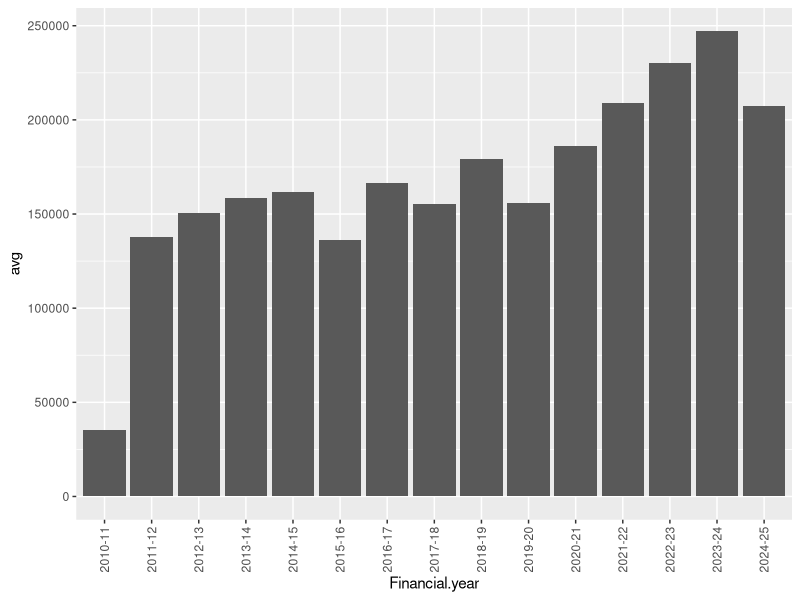
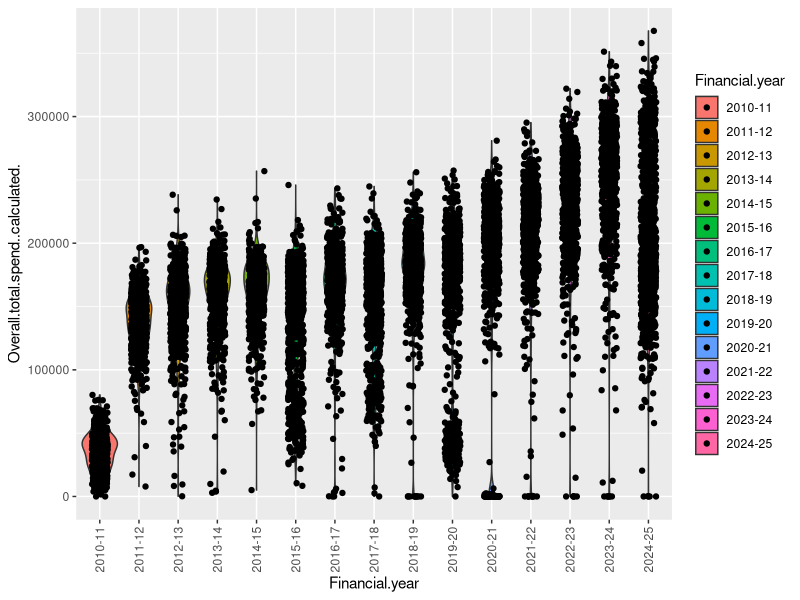
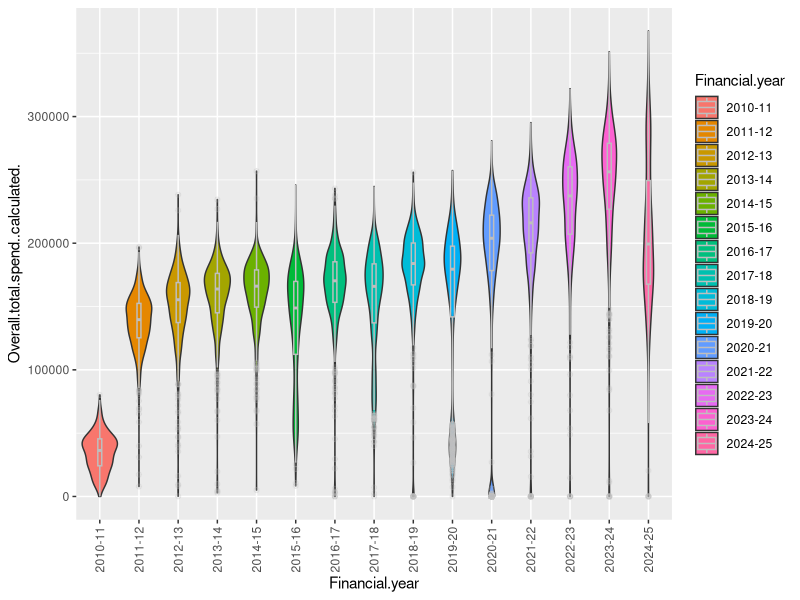
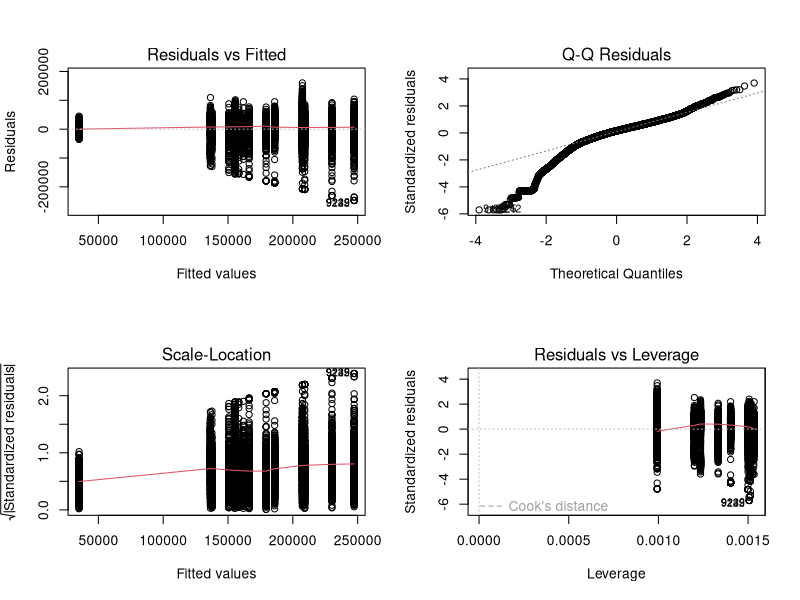
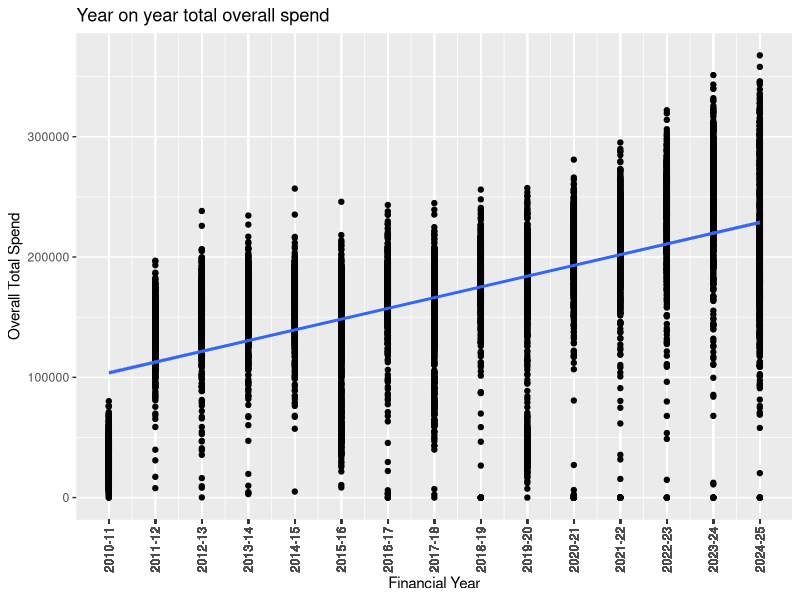
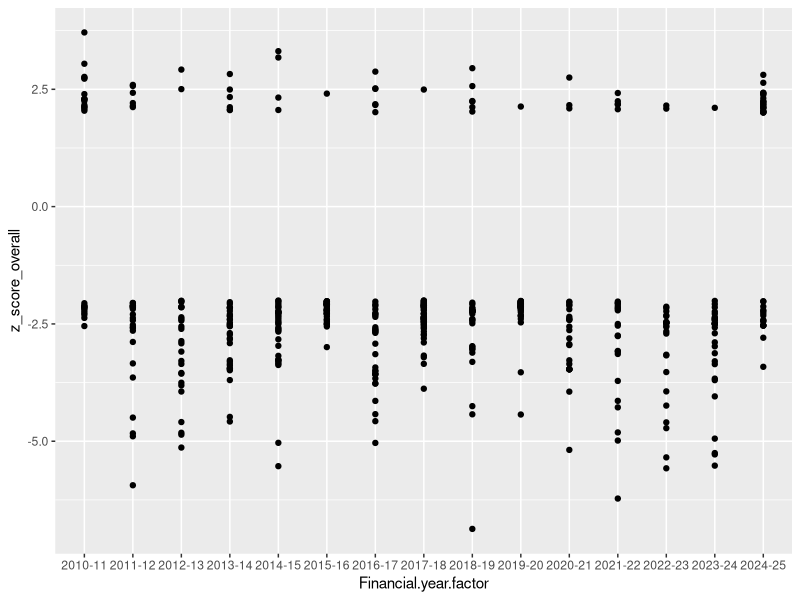
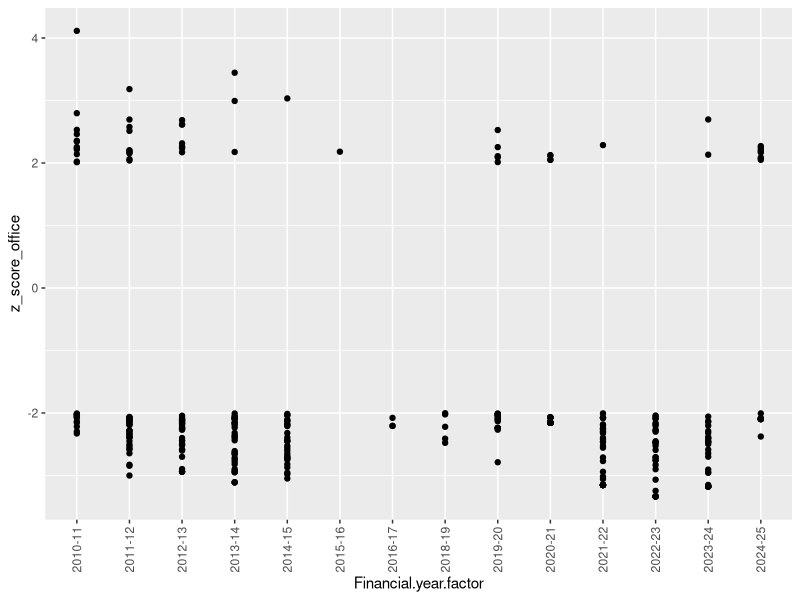
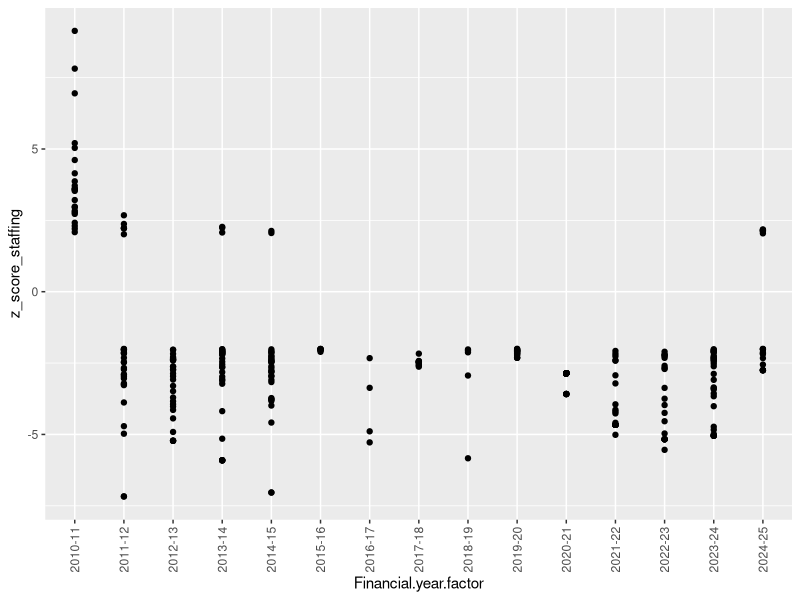

These figures' R source, in order:
##############################
## MP Expenses Analysis ##
## 1. Data Exploratory Analysis ##
## Author: Martin Holding ##
## V0.1
##############################
library(dplyr)
library(readr)
library(ggplot2)
library(corrplot)
library(reshape2)

options(scipen = 999)

#FYI Election years: 2010, 2015, 2017, 2019, 2024

### Run some exploratory and descriptive analysis, average spends across categories, correlations etc.

master_data <- read.csv("Data/totalSpend_AllYears2.csv", header = TRUE)

#How many MPs are represented?

length(unique(master_data$MP.name))

#How many constituencies?

length(unique(master_data$Constituency))

#How many mps occur more than once?

length(unique(master_data$MP.name[duplicated(master_data$MP.name)]))

#Store this list for later
mp_multiple_entries <- unique(master_data$MP.name[duplicated(master_data$MP.name)])

#for controlling how much spend MPs are doing, note if their office in London Area or not (office and staffing), they own, rent or use hotels for accomondation in London
constiuencies_in_london <- master_data$Constituency[grep("^Standard London Area budget.*$", master_data$Office_reason.for.budget.set)]
constiuencies_not_in_london <-  master_data$Constituency[grep("^Standard non-London Area budget.*$", master_data$Office_reason.for.budget.set)]

master_data$london_office <- ifelse(master_data$Constituency %in% constiuencies_in_london, 1, 0)

#Note this will only work where I have access to accomodation reason for budget
master_data$accomodation_own_rent_hotel <- 0 #Other/unknown accomoodation status

master_data$accomodation_own_rent_hotel[grep(".*owns.*$", master_data$Accommodation_reason.for.budget.set)] <- 1 #owns their own home in London

master_data$accomodation_own_rent_hotel[grep(".*renting.*$", master_data$Accommodation_reason.for.budget.set)] <- 2 #rents home

master_data$accomodation_own_rent_hotel[grep(".*Hotels.*$", master_data$Accommodation_reason.for.budget.set)] <- 3 #Uses hotels


#First look at overall spends across the years. Use calculated as reported isn't available for all years. Calculated is the sum of 
#all available spend categories

mean_overall <- master_data %>%
  group_by(Financial.year) %>%
  summarise(avg = mean(Overall.total.spend..calculated.))

mean_overall_bar <- ggplot(mean_overall, aes(x = Financial.year, y = avg)) +
  geom_col() +
  theme(axis.text.x = element_text(angle = 90, vjust = 0.5, hjust = 1))

show(mean_overall_bar)

#Distributions of overall spends across MPs

office_scatter <- ggplot(master_data, aes(Financial.year, Overall.total.spend..calculated., fill = Financial.year)) +
  geom_violin() +
  geom_point(position = position_jitter(seed = 1, width = 0.2)) +
  theme(axis.text.x = element_text(angle = 90, vjust = 0.5, hjust = 1))

show(office_scatter)

office_scatter2 <- ggplot(master_data, aes(Financial.year, Overall.total.spend..calculated., fill = Financial.year)) +
  geom_violin() +
  geom_boxplot (width=0.1, color="grey", alpha=0.2) +
  theme(axis.text.x = element_text(angle = 90, vjust = 0.5, hjust = 1))

show(office_scatter2)


#Based on this data, what is the predicted spend each year? Does anybody significantly exceed this?

#Simple model of just overall spend by year

master_data$Financial.year.factor <- factor(master_data$Financial.year)

spend_by_year_model <-  lm(Overall.total.spend..calculated. ~ Financial.year,  data = master_data)

#Check assumptions

# set up a 2x2 plot area
par(mfrow = c(2,2))

# generate diagnostic plots
plot(spend_by_year_model)


#Summarise results and plot the regression model
summary(spend_by_year_model)


# Convert category to numeric index
master_data$fy_index <- as.numeric(master_data$Financial.year.factor)

lm_year_by_overall_spend <- ggplot(master_data, aes(x = fy_index, y = Overall.total.spend..calculated.)) +
  geom_point() + 
  geom_smooth(method = "lm", se = TRUE) +
  scale_x_continuous(
    breaks = master_data$fy_index ,
    labels = master_data$Financial.year.factor
  ) +
  labs(title = "Year on year total overall spend", x = "Financial Year", y = "Overall Total Spend") +
  theme(axis.text.x = element_text(angle = 90, vjust = 0.5, hjust = 1))

show(lm_year_by_overall_spend)

#Get a list of MPs who have significantly overspent or underspent - based on absolute Z >= 2
#Controlling for office location and accommodation spend status

master_data <- master_data %>%
  group_by(Financial.year, london_office, accomodation_own_rent_hotel) %>%
  mutate(z_score_overall = (Overall.total.spend..calculated. - mean(Overall.total.spend..calculated.)) / sd(Overall.total.spend..calculated.)) %>%
  ungroup()

over_under_spends <- master_data %>%
  filter(abs(z_score_overall) >= 2)

ggplot(over_under_spends, aes(x = Financial.year.factor, y = z_score_overall)) +
  geom_point()

#find those who over or under spend in multiple years 

unique_mps <- unique(over_under_spends$MP.name)

mps_over_under_spending_multiple <- over_under_spends %>%  
  # Keep only relevant categories
  group_by(MP.name) %>%
  summarise(
    num_appearances = n(),                   # Total occurrences
    overspend_count = sum(z_score_overall > 0),     # Count where score > 0
    underspend_count   = sum(z_score_overall < 0),      # Count where score < 0
    .groups = "drop"
  )

# Repeat this analysis for the office, staffing and accomodation spends

#Office - control for office location london vs non london


master_data <- master_data %>%
  group_by(Financial.year, london_office) %>%
  mutate(z_score_office = (Office_spend - mean(Office_spend)) / sd(Office_spend)) %>%
  ungroup()

over_under_spends_office <- master_data %>%
  filter(abs(z_score_office) >= 2)

ggplot(over_under_spends_office, aes(x = Financial.year.factor, y = z_score_office)) +
  geom_point() + 
  theme(axis.text.x = element_text(angle = 90, vjust = 0.5, hjust = 1))

#Staffing - control for office location london vs non london
master_data <- master_data %>%
  group_by(Financial.year, london_office) %>%
  mutate(z_score_staffing = (Staffing_spend - mean(Staffing_spend)) / sd(Staffing_spend)) %>%
  ungroup()

over_under_spends_staffing <- master_data %>%
  filter(abs(z_score_staffing) >= 2)

ggplot(over_under_spends_staffing, aes(x = Financial.year.factor, y = z_score_staffing)) +
  geom_point() +
  theme(axis.text.x = element_text(angle = 90, vjust = 0.5, hjust = 1))

#Accommodation
master_data <- master_data %>%
  group_by(Financial.year, accomodation_own_rent_hotel) %>%
  mutate(z_score_accomodation = (Accommodation_spend - mean(Accommodation_spend)) / sd(Accommodation_spend)) %>%
  ungroup()

over_under_spends_accomodation <- master_data %>%
  filter(abs(z_score_accomodation) >= 2)

ggplot(over_under_spends_accomodation, aes(x = Financial.year.factor, y = z_score_accomodation)) +
  geom_point() +
  theme(axis.text.x = element_text(angle = 90, vjust = 0.5, hjust = 1))



#Can spend predict office location? Use a logistic regression to predict office location (london vs non london)
#For this analysis I'm interested in whether the spend amounts can be used to predict office location, and if so, where any 
#spends misclassified. This might be indication of over/under spending and warrant further investigation

log_reg_data <- master_data %>% 
  select(MP.name, Office_spend, Staffing_spend, Accommodation_spend, Overall.total.spend..calculated., london_office)


#check correlations of predictor variables

# Remove the target column
predictors_data <- log_reg_data[, !(names(log_reg_data) %in% c("london_office", "MP.name"))]

#Some NAs are causing problems with the correlation function - remove these for now. Only affects a small number of rows
predictors_data <- na.omit(predictors_data)

# Calculate the correlation matrix
correlation_matrix <- cor(predictors_data)

# Plot the correlation heatmap


melted_corr_matrix <- melt(correlation_matrix)

# Plot the heatmap with ggplot2
ggplot(data = melted_corr_matrix, aes(x = Var1, y = Var2, fill = value)) +
  geom_tile(color = "white") +
  scale_fill_gradient2(low = "blue", high = "red", mid = "white", 
                       midpoint = 0, limit = c(-1, 1), space = "Lab", 
                       name="Correlation") +
  theme_minimal() + # Minimal theme for a clean look
  theme(axis.text.x = element_text(angle = 45, vjust = 1, hjust = 1)) +
  labs(x = "", y = "") + # Remove axis labels
  geom_text(aes(Var1, Var2, label = round(value, 2)), color = "black", size = 4) +
  theme(axis.text=element_text(size=15))

#Overall total spend and staffing spend are highly correlated, and overall and office spend moderately so. Omit overall spend from regression.
#other variables look ok.

set.seed(1)

#Use 70% of dataset as training set and remaining 30% as testing set


sample <- sample(c(TRUE, FALSE), nrow(log_reg_data), replace=TRUE, prob=c(0.7,0.3))
train <- log_reg_data[sample, ]
test <- log_reg_data[!sample, ]  

#fit model
log_reg_model <- glm(london_office~Office_spend+Staffing_spend+Accommodation_spend, family="binomial", data=train) #omit overall spend as it will be correlated to the other 3


#view model summary
summary(log_reg_model)

#Assess fit using Mcfaddens R2 - values closer to 1 indicate better predictive performance

pscl::pR2(log_reg_model)["McFadden"] #.47 is quite good for McFadden


#predict the test set and see where it differs from 'reality'

test$office_loc_predict <- predict(log_reg_model, test, type="response")

test$london_office_prediction <- ifelse(test$office_loc_predict >= 0.5, 1, 0)

xtabs(~ london_office + london_office_prediction, data = test)


#Sensitivity and specificity analysis

sensitivity_london_office <- 268/(268+193) 

specificity_london_office <- 2592/(2592 + 113)

#Good at avoiding missclassifing non-london offices, not so good at finding the london ones

#Of the those whose office locations were incorrectly identified as being in London, how many are also over/underspending?

#bring together a data frame of the MPs who both have a non london location (but log reg suggested they did) and are in the overunderspend dataset
#Look at their z scores to see if htey are over or under spenders overall

mps_false_positive_london <- unique(test$MP.name[test$london_office_prediction == 1 & test$london_office == 0])

mps_FP_and_over_underspend <- mps_false_positive_london[(mps_false_positive_london %in% over_under_spends$MP.name)]


MPs_to_investigate <- master_data %>%
  filter(MP.name %in% mps_FP_and_over_underspend, abs(z_score_overall)>=2 ) %>%
  select (MP.name, Financial.year, Constituency, z_score_office, z_score_staffing, z_score_accomodation, z_score_overall)



##############################
